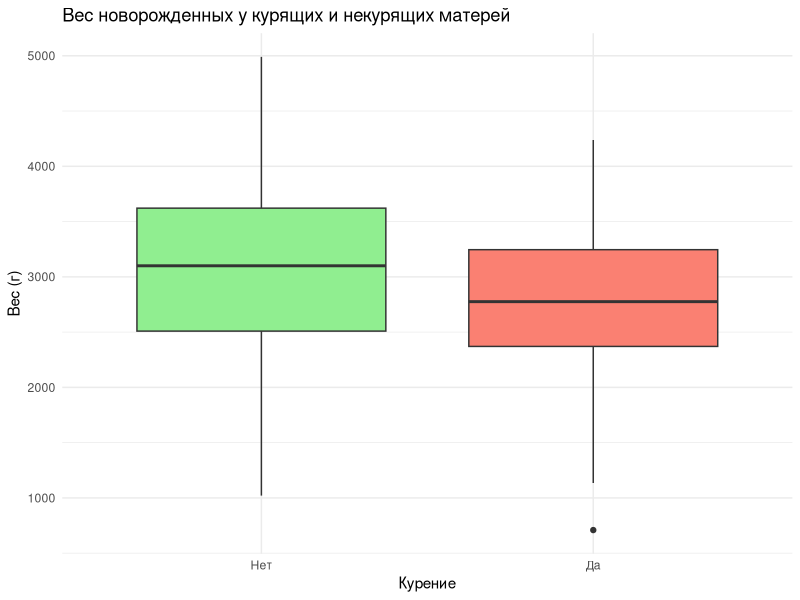
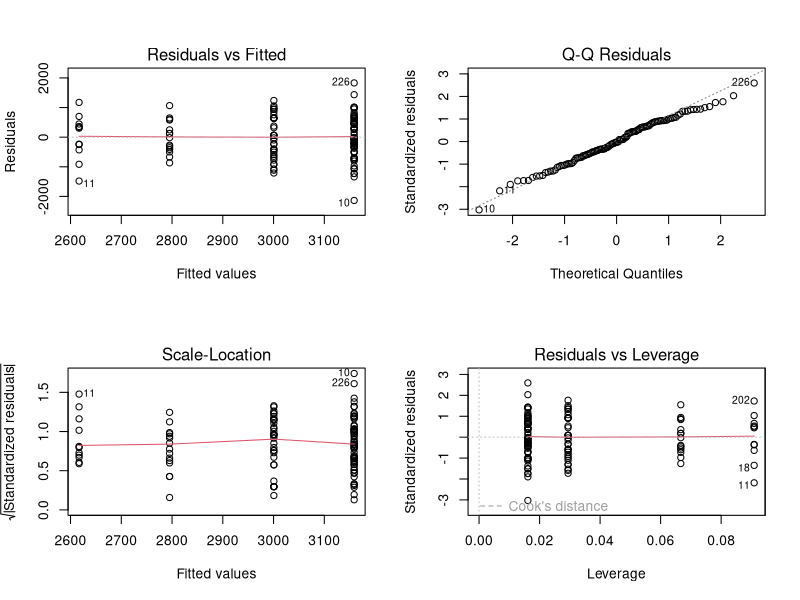
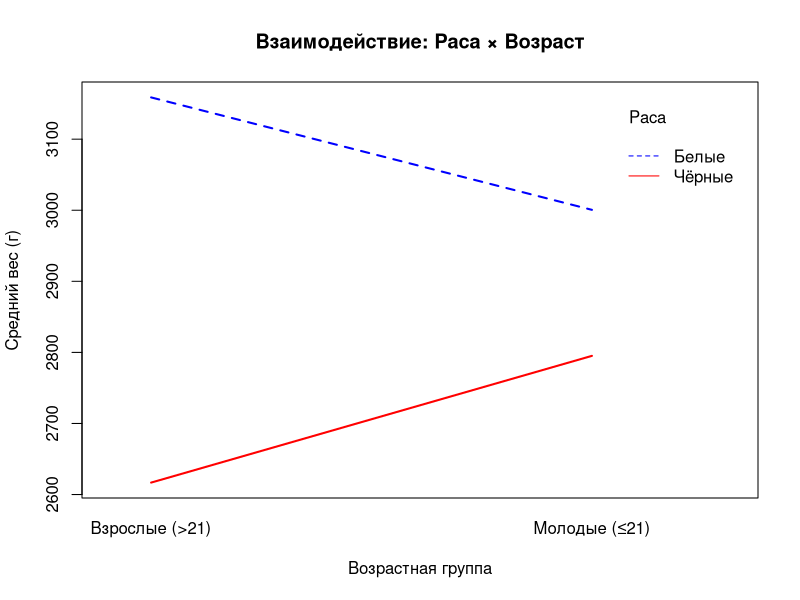

These charts were generated, in order, by the following R code:
## ---- chunk 1
knitr::opts_chunk$set(echo = FALSE, warning = FALSE, message = FALSE)
library(ggplot2)
## ---- chunk 2
#У меня была проблема, чанки не работали т.к. я везде сделала ```{r} без названия. Пришлось заново проходить по чанкам и дополнять. Это мне на заметку
library(MASS)
data(birthwt)

#Переменные
birthwt$smoke <- factor(birthwt$smoke, labels = c("Нет", "Да"))
birthwt$race  <- factor(birthwt$race, labels = c("Белые", "Чёрные", "Другие"))

#Оставляю только белых и чёрных
bw_sub <- subset(birthwt, race %in% c("Белые", "Чёрные"))
bw_sub$race <- droplevels(bw_sub$race)

#Тут група по возрасту
bw_sub$age_group <- ifelse(bw_sub$age <= 21, "Молодые (≤21)", "Взрослые (>21)")
bw_sub$age_group <- factor(bw_sub$age_group)

cat("Размер данных после фильтрации:", nrow(bw_sub), "наблюдений\n")
cat("Белые:", sum(bw_sub$race == "Белые"), "\n")
cat("Чёрные:", sum(bw_sub$race == "Чёрные"), "\n")
## ---- chunk 3
#Описательные статистики
agg <- aggregate(bwt ~ smoke, data = birthwt, 
                 function(x) c(Mean = mean(x), SD = sd(x), N = length(x)))
print(agg)

#T-тест и вывод из
tt <- t.test(bwt ~ smoke, data = birthwt)

if (tt$p.value < 0.05) {
  cat("Вес новорожденных СТАТИСТИЧЕСКИ ЗНАЧИМО различается между группами.\n")
} else {
  cat("Вес новорожденных ЗНАЧИМО НЕ различается между группами.\n")
}


ggplot(birthwt, aes(x = smoke, y = bwt, fill = smoke)) +
  geom_boxplot() +
  labs(title = "Вес новорожденных у курящих и некурящих матерей",
       x = "Курение", y = "Вес (г)") +
  theme_minimal() +
  scale_fill_manual(values = c("Нет" = "lightgreen", "Да" = "salmon")) +
  theme(legend.position = "none")
## ---- chunk 4
#Таблица средних
agg2 <- aggregate(bwt ~ race + age_group, data = bw_sub, mean)
names(agg2)[3] <- "Mean_bwt"
print(agg2)

#Двухфакторный ANOVA
model <- aov(bwt ~ race * age_group, data = bw_sub)
summary(model)

#Извлекаю p-value (добавила создание anova_table)
anova_table <- summary(model)[[1]]
p_race <- anova_table[1, "Pr(>F)"]
p_age  <- anova_table[2, "Pr(>F)"]
p_int  <- anova_table[3, "Pr(>F)"]

#Проверка остатков
residuals <- residuals(model)
cat("Тест Шапиро-Уилка на остатках: p-value =", 
    round(shapiro.test(residuals)$p.value, 4), "\n")

#Диагностические графики
par(mfrow = c(2, 2))
plot(model)
par(mfrow = c(1, 1))

#График взаимодействия
interaction.plot(
  x.factor = bw_sub$age_group,
  trace.factor = bw_sub$race,
  response = bw_sub$bwt,
  col = c("blue", "red"),
  lwd = 2,
  xlab = "Возрастная группа",
  ylab = "Средний вес (г)",
  trace.label = "Раса",
  main = "Взаимодействие: Раса × Возраст"
)
## ---- chunk 5
cat("### Курение и вес\n")
if (tt$p.value < 0.05) {
  cat("Курение во время беременности ЗНАЧИМО снижает вес новорожденного. ")
  cat("Разница в среднем весе составляет ", 
      round(abs(diff(tt$estimate)), 1), " г.\n\n")
} else {
  cat("Значимых различий в весе новорожденных у курящих и некурящих матерей ")
  cat("не обнаружено (p = ", round(tt$p.value, 4), ").\n\n")
}

cat("### Влияние расы и возраста\n")
if (p_race < 0.05) {
  cat("Раса матери ЗНАЧИМО влияет на вес новорожденного.\n")
} else {
  cat("Раса матери ЗНАЧИМО НЕ влияет на вес новорожденного.\n")
}

if (p_age < 0.05) {
  cat("Возраст матери ЗНАЧИМО влияет на вес новорожденного.\n")
} else {
  cat("Возраст матери ЗНАЧИМО НЕ влияет на вес новорожденного.\n")
}

if (p_int < 0.05) {
  cat("Взаимодействие расы и возраста ЗНАЧИМО — влияние возраста зависит от расы.\n")
} else {
  cat("Взаимодействие расы и возраста НЕ ЗНАЧИМО.\n")
}
